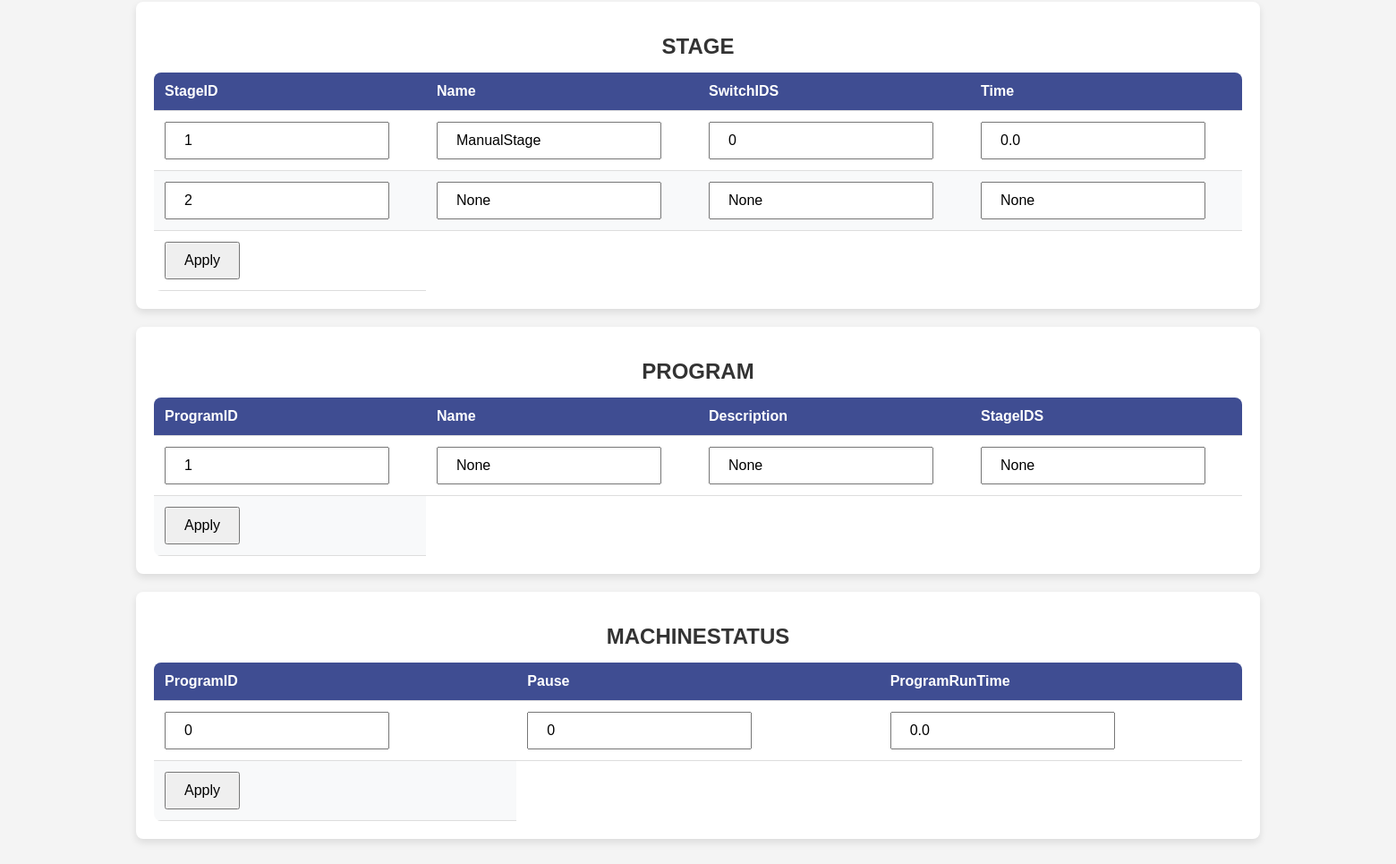
Page /program (lower part) on the earlier database version.
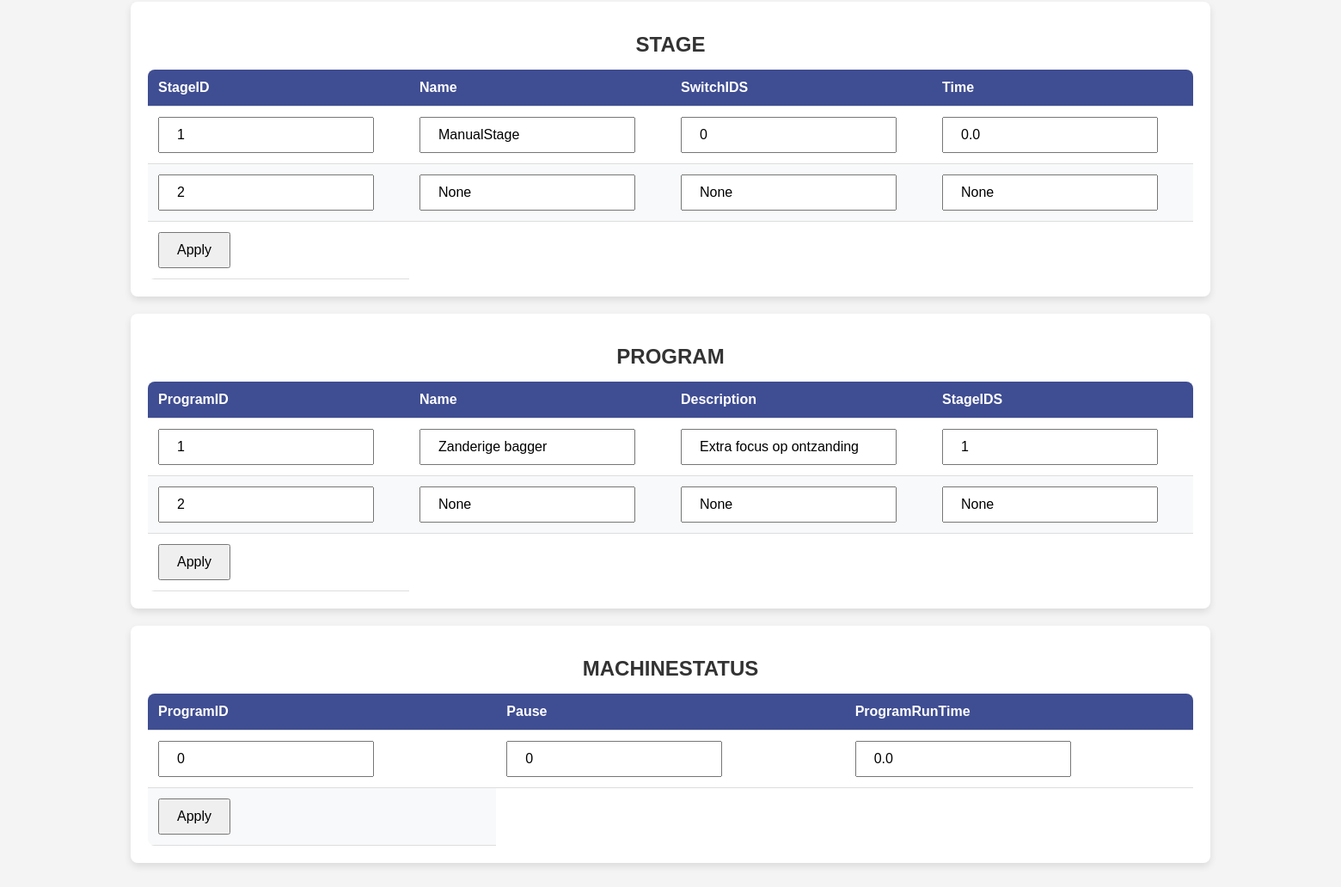
Same page on the later database version.
### tables this page shows
CREATE TABLE STAGE (
    StageID INTEGER PRIMARY KEY AUTOINCREMENT,
    Name TEXT NOT NULL,
    SwitchIDS TEXT,
    Time REAL NOT NULL
);

CREATE TABLE MACHINESTATUS (
    ProgramID INTEGER NOT NULL,
    Pause INTEGER NOT NULL CHECK (Pause IN (0,1,2)),
    ProgramRunTime REAL NOT NULL,
    PRIMARY KEY (ProgramID),
    FOREIGN KEY (ProgramID) REFERENCES PROGRAM(ProgramID)
);

CREATE TABLE PROGRAM (
    ProgramID INTEGER PRIMARY KEY AUTOINCREMENT,
    Name TEXT NOT NULL,
    Description TEXT,
    StageIDS TEXT NOT NULL
);

### server/server.py (the view)
@app.route("/program")
def program():
    tables = []
    for tableName in tableNames:
        tables.append(sF.getTable(tableName,1))
    return render_template('program.html',tables=tables,tableNames=tableNames)

### server/serverFunctions/getTable.py (called while the page is built)
def getTable(table,add):
    db = sqlite3.connect('../data/machine.db',timeout=5)
    cs = db.execute('SELECT * FROM ' + table)
    ns = [description[0] for description in cs.description]
    result = []
    rows = 1;
    for ci in cs:
        result.append(dict(zip(ns,ci)))
        rows = rows + 1
    if add:
        if table != "MACHINESTATUS":
            result.append(dict(zip(ns,[rows]+[None]*len(ns))))
    else:
        if not result:
            result.append(dict(zip(ns,[rows]+[None]*len(ns))))
    db.close()
    return result

### server/templates/program.html
{% extends "layout.html" %}
{% block main %}
	{% for table in tables %}
	<div class="table-container">
		<h1>{{ tableNames[loop.index-1] }}</h1>
		<form action="/program/{{ tableNames[loop.index-1] }}" method="POST">
                <table>
                        <thead>
                                <tr>
                                        {% for key, value in table[0].items() %}
                                                <th>{{key}}</th>
                                        {% endfor %}
                                </tr>
                        </thead>
                        <tbody>
                               	{% for item in table %}
                                {% set outer_loop = loop %}
                                       	<tr>
                                               	{% for key, value in item.items() %}
							<td><input name="{{outer_loop.index|string + key}}" value="{{value}}" /></th>
                                               	{% endfor %}
                                       	</tr>
                                {% endfor %}
				<tr><td><input type="submit" value="Apply"/></td></tr>
                        </tbody>
                </table>
		</form>
        </div>
	{% endfor %}
{% endblock %}

Differences in the rows shown:
added PROGRAM: key "Name", key "Description", item "1" "1", Name "Zanderige bagger", Description "Extra focus op ontzanding"
Other differences:
list line gone: "Name Description 1 None None None"
new list line: "2 None None None"
